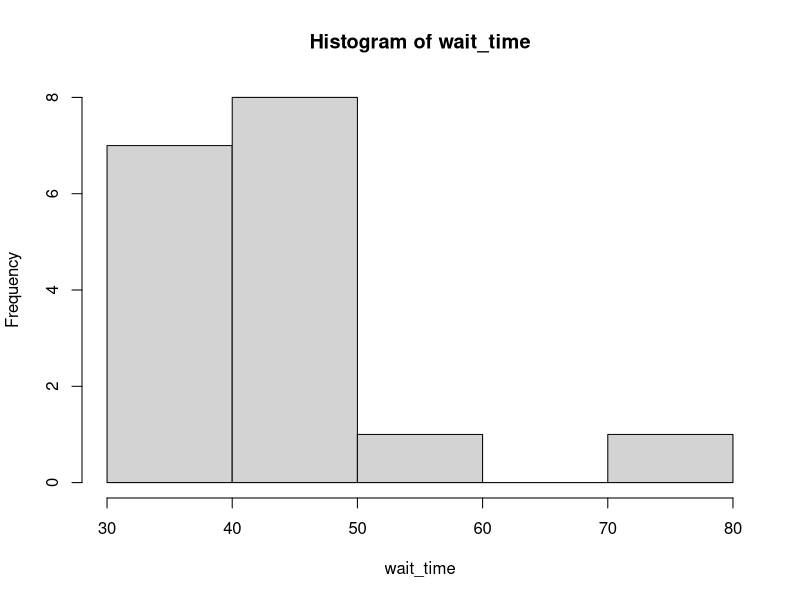
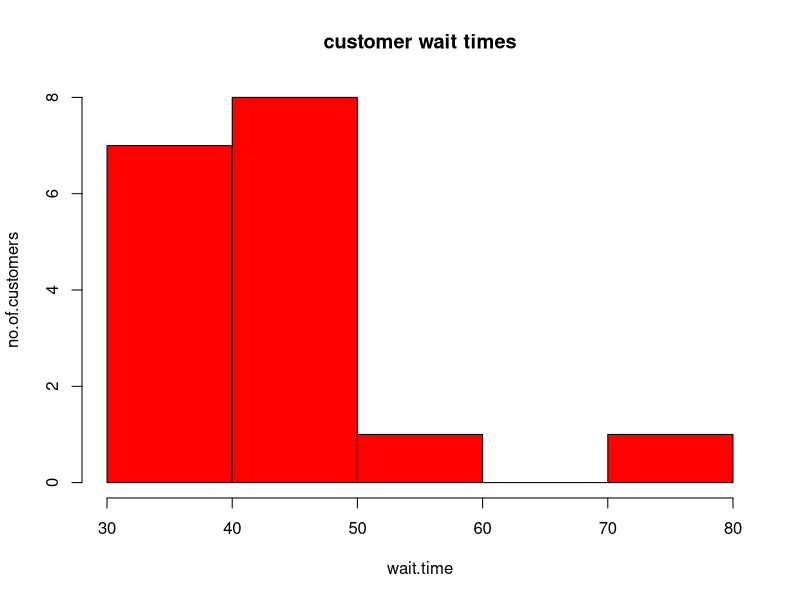
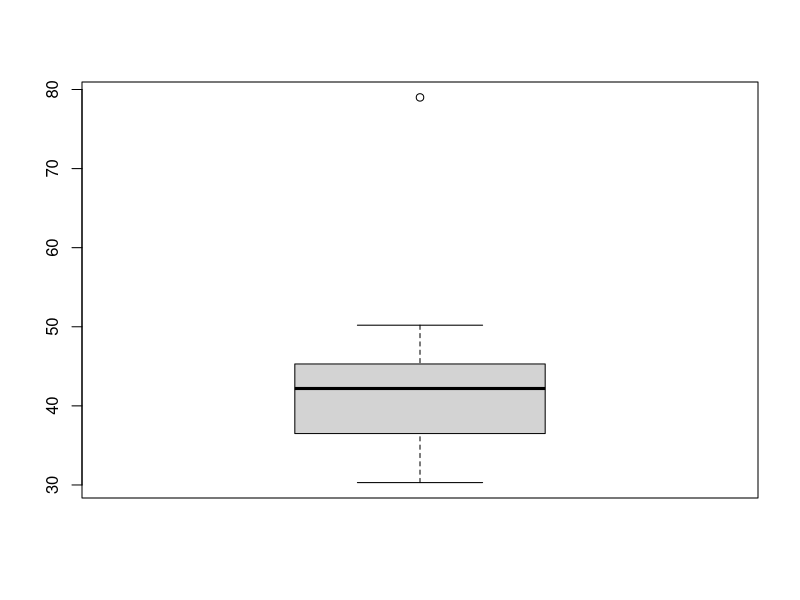
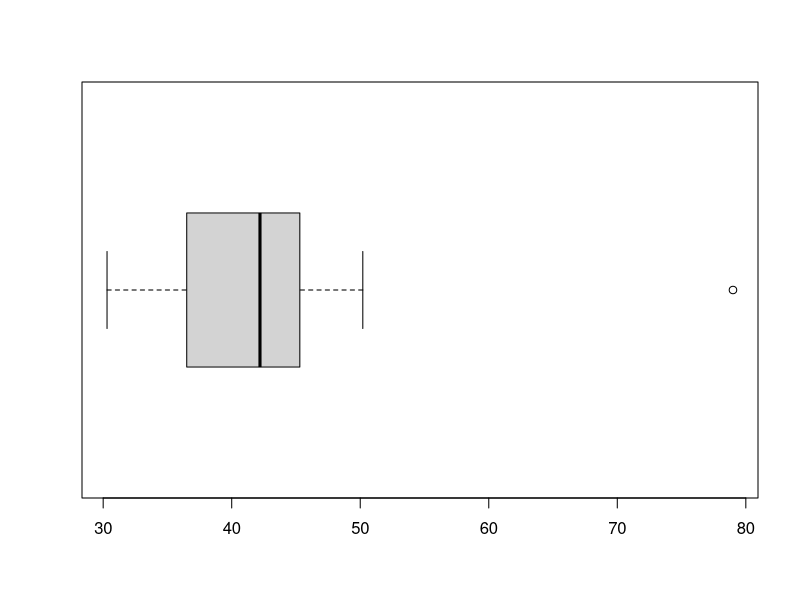
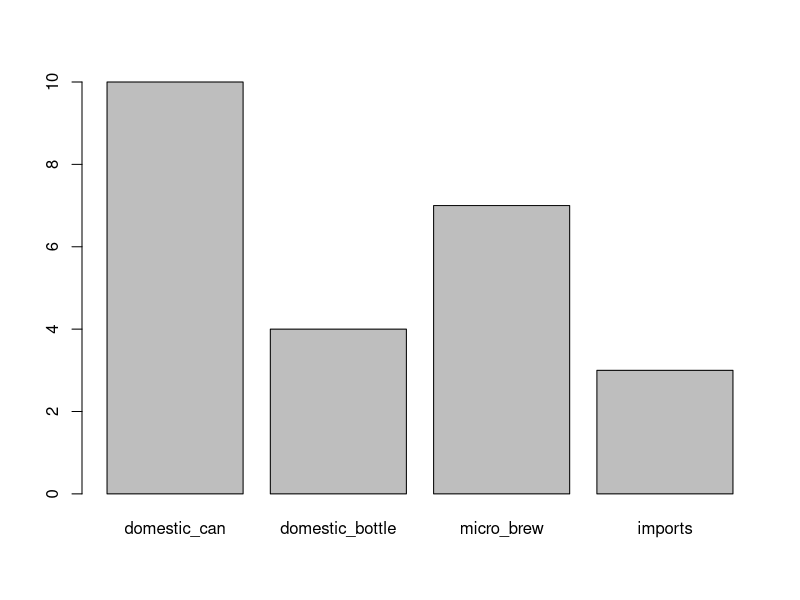
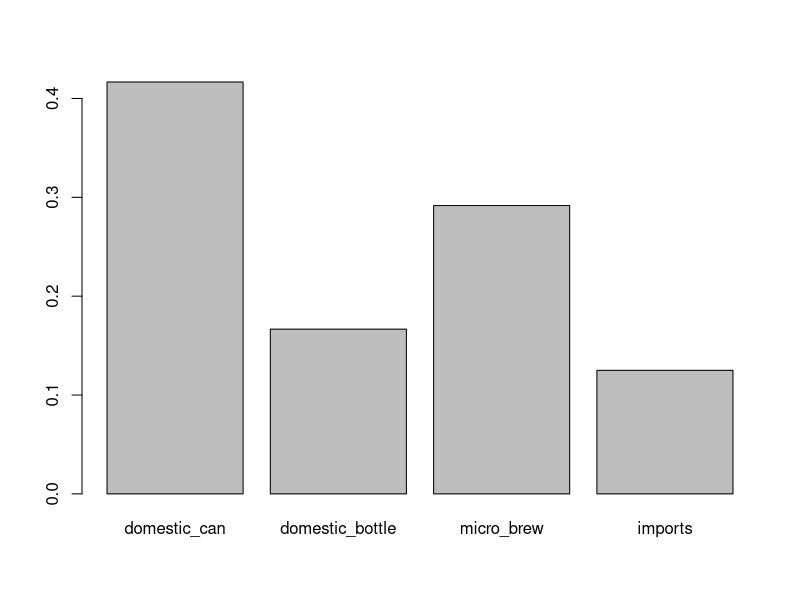

These figures' R source, in order:
#variables 
a <- 10
a 
b = 6
b
#vectors 
c<- c(22,23,45,67,45,45)
c
d <- 20:300
d 
e<- seq(1,10)
e
f<- rep(10,4)
f
g<- c[4]
g
h<-d[2:10]
h
i<-d[c(2,10,15)]
i
j<-d[c(d>210)]
j
e[3]<-20
e
#matrices 
dt<-c(2,3,4,6,8,9)
dt
matdt<- matrix(dt,nrow=2)
matdt
matdt1<-matrix(c(2,3,4,5),nrow=2)
matdt1
matdt2<- matrix(c(2,3,4,5),nrow=2,byrow=T)
matdt2
#* multiplies elemetwise
matdt3<-matdt1*matdt2
matdt3
#row*column
mat4<-matdt1%*%matdt2
mat4
#transposing a matrix
t(mat4)
#inverse of a matrix 
solve(mat4)
#determinant
det(mat4)
#eigen values
e<-eigen(mat4)
e
values<-e$values
values
vectors<-e$vectors
vectors
colnames(matdt1)<-c("maths","English")
rownames(matdt1)<-c("Em","Roy")
matdt1
vec1<-c(3,4,5,6,7,8,9,6)
vec1
vec2<-c(2,4,7,3,5,8,4,9)
vec2
vec12<-rbind(vec1,vec2)
vec12
vec21<-cbind(vec2,vec1)
vec21
matdt1[,2]
matdt1[1,]
matdt1[2,2]
matdt1[1,c(1,2)]
vec21[c(1,4),]
#dataframes 
students<-c("A","B","C","D","E")
maths<-c(50,60,90,60,30)
english<-c(20,90,60,15,40)
Geography<-c(90,16,70,30,40)
status<-c("pass","pass","fail","fail","pass")
results<-data.frame(students,maths,english,Geography,status)
results
results[status=="fail"]
results[c(1,4),c(1,2,5)]
#factors
gender<-c("male","female","male","female")
gender
#functions
add<-function(a,b){
  res<-a+b
  return(res)
}
add(3,4)
area<-function(radius){
  A<-pi *(radius)^2
  return(A)
}
radius=4
simpleInt<-function(p,r,t){
  SI<-p*r*t
  return(SI)
}
simpleInt(1300,0.1,6)
sd<-function (x){
  n<- length(x)
  x.bar<-mean(x)
  varx<-sum(x-x.bar)^2/(n-1)
  sd<-sqrt(varx)
  return(sd)
}
x<-c(2,5,7,8,2,5,8,7)
sd(x)
#solutions of linear equations
#using matrice - matrix of coefficients 
#x=inverse of the matrix * matrix of 
#Differentiation 
y<- expression(x^2+3*x+2)
D(y,"x")
#integration 
func4<-function(x){
  (x^4)+9
}
integrate(func4,2,5)
#Descripvite statistics
#measures of central tendency
#mean
k<-c(2,4,6,7,8,9,5,6,7,4)
mean(k)
#median
median(k)
sort(k)
#mode -create a table of frequency
table(k)
vals<-c(10,30,10,5,3,3,6,8,5,3,5,9)
table(vals)
#trimmed mean
data<-c(-15,8,6,7,9,10,7,2,3,10)
mean(data,trim=0.1)
#excludes 10/100 of values on both ends
mean(data,trim=0.2)
#excludes 20/100 0f values on both ends 
#MEASURES OF DISPERSION 
#range 
l<-c(10,2,3,30,60)
max(l)-min(l)
range(l)
#interquartilerange
val<-c(20,63,5,98,7)
IQR(val)
#for particular quatiles 
quantile(val)
#first quantile only
quantile(val,prob=0.25)
#third quantile 
quantile(val,prob=0.75)
#to get first and third 
quantile(val,prob=c(0.25,0.75))
#MEASURES OF SHAPE
#skweness and kurtosis
#skweness-measues of symmetry if there are more extremly large values than extremely small ones 
install.packages("psych")
library(psych)
values<-c(3,8,10,6,9)
skew(values)
#kurtosis-measure ofpeadkedness
#pletykurtic(negative),leptokurtic(positive),mesokurtic(zero)
kurtosi(values)
#grphical representation 
#histogram-shows no of data points that fall within a specified range of values called bins
wait_time<-c(43.1,35.6,37.6,36.5,36.5,45.3,43.3,40.3,50.2,43.1,47.3,31.2,42.2,45.5,79,30.3,31.2)
wait_time
hist(wait_time)
hist(wait_time,main="customer wait times",
     col="red",
     ylab="no.of.customers",
     xlab="wait.time")
#boxplot-gives info abot outliers
boxplot(wait_time)
boxplot(wait_time,horizontal=TRUE)
#barcharts-summarize categorical data
m<-c(3,4,1,1,3,4,3,3,1,3,2,1,2,1,2,2,3,1,1,1,1,4,1,3)
beer<-factor(m,levels=1:4,labels=c("domestic_can","domestic_bottle","micro_brew","imports"))
#counts of each level
barplot(table(beer))
#proportions 
barplot(table(beer)/length(beer))
#appply - dataframes,arrays,lists
maths<-c(50,60,90,60,30)
english<-c(20,90,60,15,40)
Geography<-c(90,16,70,30,40)
results<-data.frame(maths,english,Geography)
results
#mean of columns
apply(results,2,mean)
#mean of rows(each student)
apply(results,1,mean)
#regression and correlation
y<-c(11,12,14,14,15,17,18,19)
x<-c(11,13,14,16,18,19,21,24)
model<-lm(y~x)
summary(model)
#4.18182-y intercept(a),0.63636-slobe(b)
#2.99e^-05 -pvalue to test hypothesis
#PROBABILITY DISTRIBUTIONS 
#1)Binomial-models no of success in n trials
#simulating
data<-rbinom(n=20,size=10,prob=0.3)
data
#computing probabailities
#p(x=2)
dbinom(x=2,size=6,prob=0.15)
#p(x<=4)
dbinom(0:4,size=6,prob=0.15)
pbinom(4,6,0.15)
#p(x>=4)
1-pbinom(3,6,0.15)
#poisson-no of events in a given interval
#simulaating/generating random variables 
em<-rpois(100,5)
em
#computing probabilities
#p(x=5)
dpois(x=5,lambda=12)
#p(2<=x<=15)
sum(dpois(2:15,6))
#normal-random variables takes a value within a given interval
#simulating
#rnorm
#probabilities 
#dnorm ,pnorm
#RANDOM SAMPLING 
p<-c(2,10,8,6,9,7,3)
sample(p,size=4,replace= TRUE)
sample(p,size=4,replace=FALSE)
#CONDITIONAL EXECUTIONS 
#if condition 
mary<-2
if(mary<5){
  mary<-mary*2
}
mary
#if else 
mary<-10
if(mary<5){
  mary<-mary*2
}else{
  mary<-mary+100
}
mary
#if,else ,else if
exam<-20
if(exam<12){
  print("passable")
}else if(12<exam & exam<14){
  print("good")
}else{
  print("very good")
}
exam<-10
#for loop
for(i in 1:100){
  print(i^3)
}
current_sum<-0
for(i in 1:10){
  current_sum<- current_sum + i
}
current_sum
#while loop-until a certain logical condition is met
x<-0
while(x<20)
{
  x<-x+3
  print(x);
}
y<-1
while(y<=6)
{
  print(y)
  y<-y + 1
}


